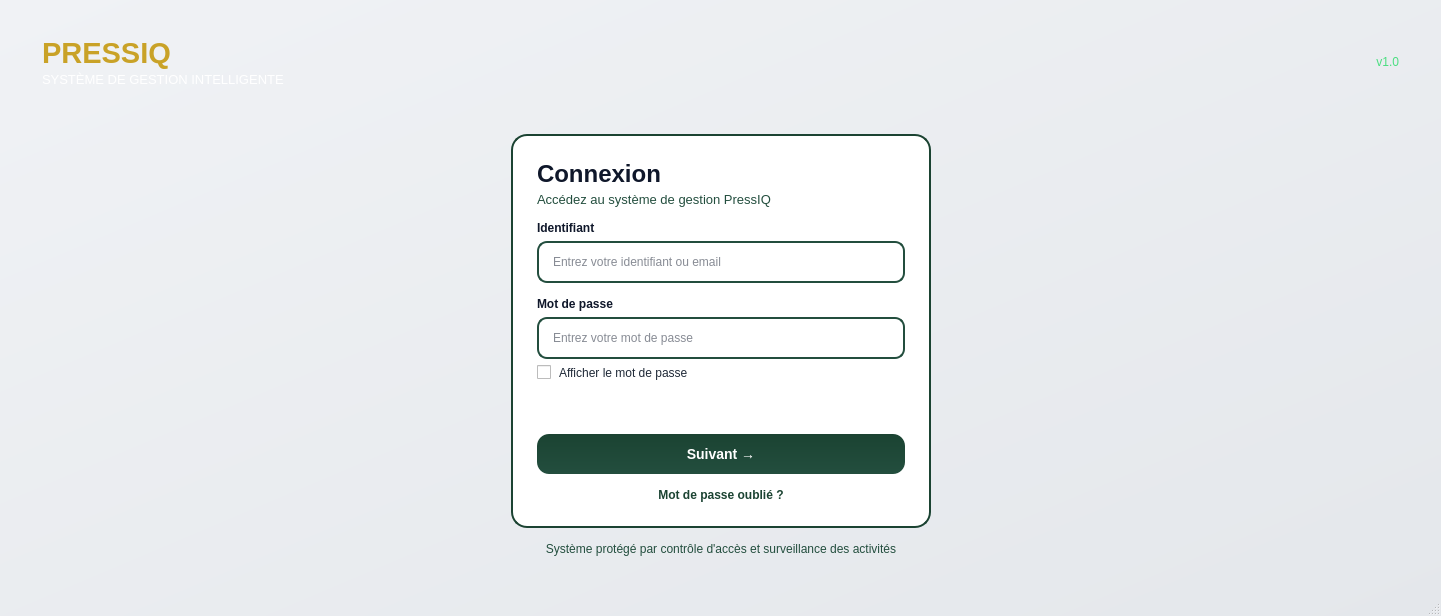
<?xml version="1.0" encoding="UTF-8"?>
<ui version="4.0">
 <class>Login</class>
 <widget class="QMainWindow" name="Login">
  <property name="geometry">
   <rect>
    <x>0</x>
    <y>0</y>
    <width>1441</width>
    <height>616</height>
   </rect>
  </property>
  <property name="minimumSize">
   <size>
    <width>720</width>
    <height>540</height>
   </size>
  </property>
  <property name="windowTitle">
   <string>PRESSIQ – Connexion Sécurisée</string>
  </property>
  <property name="styleSheet">
   <string notr="true">QMainWindow { background: qlineargradient(x1:0, y1:0, x2:1, y2:1, stop:0 #f0f2f5, stop:1 #e4e7eb); }
QLabel { color: #0f172a; }

QWidget#headerBarWidget { background: qlineargradient(x1:0, y1:0, x2:1, y2:0, stop:0 #1B4332, stop:1 #234E3E); }
QLabel#brandTitleLabel { color: #C9A227; font-weight: bold; }
QLabel#brandSubtitleLabel { color: #ffffff; }
QLabel#versionLabel { color: #4ADE80; }

QFrame#loginCardFrame { background: #ffffff; border: 2px solid #1B4332; border-radius: 16px; }
QLineEdit { border: 2px solid #234E3E; border-radius: 10px; padding: 11px 12px; background: #ffffff; color: #0f172a; }
QLineEdit:focus { border: 2px solid #C9A227; }

QPushButton#btnSuivant { background: qlineargradient(x1:0, y1:0, x2:0, y2:1, stop:0 #1B4332, stop:1 #234E3E); color: #ffffff; border: none; border-radius: 12px; padding: 12px 24px; font-weight: 600; font-size: 14px; }
QPushButton#btnSuivant:hover { background: qlineargradient(x1:0, y1:0, x2:0, y2:1, stop:0 #234E3E, stop:1 #1B4332); }
QPushButton#btnSuivant:pressed { background: #0F2A1F; }

QPushButton#forgotPasswordButton { background: transparent; color: #1B4332; border: none; font-weight: 500; }
QPushButton#forgotPasswordButton:hover { color: #C9A227; text-decoration: underline; }

QCheckBox { color: #1f2937; spacing: 8px; }
QCheckBox::indicator:checked { background: #1B4332; border: 1px solid #1B4332; }
QLabel#loginSubtitleLabel { color: #234E3E; }
QLabel#securityInfoLabel { color: #234E3E; }
QLabel#loginStatusLabel { color: #C9A227; font-weight: bold; }</string>
  </property>
  <widget class="QWidget" name="centralwidget">
   <layout class="QVBoxLayout" name="mainVerticalLayout">
    <property name="spacing">
     <number>22</number>
    </property>
    <property name="leftMargin">
     <number>24</number>
    </property>
    <property name="topMargin">
     <number>24</number>
    </property>
    <property name="rightMargin">
     <number>24</number>
    </property>
    <property name="bottomMargin">
     <number>24</number>
    </property>
    <item>
     <layout class="QHBoxLayout" name="headerHorizontalLayout">
      <property name="spacing">
       <number>12</number>
      </property>
      <property name="leftMargin">
       <number>18</number>
      </property>
      <property name="topMargin">
       <number>12</number>
      </property>
      <property name="rightMargin">
       <number>18</number>
      </property>
      <property name="bottomMargin">
       <number>12</number>
      </property>
      <item>
       <layout class="QVBoxLayout" name="brandVerticalLayout">
        <property name="spacing">
         <number>2</number>
        </property>
        <item>
         <widget class="QLabel" name="brandTitleLabel">
          <property name="font">
           <font>
            <pointsize>22</pointsize>
            <bold>true</bold>
           </font>
          </property>
          <property name="text">
           <string>PRESSIQ</string>
          </property>
         </widget>
        </item>
        <item>
         <widget class="QLabel" name="brandSubtitleLabel">
          <property name="font">
           <font>
            <pointsize>10</pointsize>
           </font>
          </property>
          <property name="text">
           <string>SYSTÈME DE GESTION INTELLIGENTE</string>
          </property>
         </widget>
        </item>
       </layout>
      </item>
      <item>
       <spacer name="headerSpacer">
        <property name="orientation">
         <enum>Qt::Orientation::Horizontal</enum>
        </property>
        <property name="sizeHint" stdset="0">
         <size>
          <width>40</width>
          <height>20</height>
         </size>
        </property>
       </spacer>
      </item>
      <item>
       <widget class="QLabel" name="versionLabel">
        <property name="font">
         <font>
          <pointsize>9</pointsize>
         </font>
        </property>
        <property name="text">
         <string>v1.0</string>
        </property>
        <property name="alignment">
         <set>Qt::AlignmentFlag::AlignRight|Qt::AlignmentFlag::AlignTrailing|Qt::AlignmentFlag::AlignVCenter</set>
        </property>
       </widget>
      </item>
     </layout>
    </item>
    <item>
     <spacer name="topContentSpacer">
      <property name="orientation">
       <enum>Qt::Orientation::Vertical</enum>
      </property>
      <property name="sizeHint" stdset="0">
       <size>
        <width>20</width>
        <height>40</height>
       </size>
      </property>
     </spacer>
    </item>
    <item>
     <layout class="QHBoxLayout" name="centerContentHorizontalLayout">
      <property name="spacing">
       <number>0</number>
      </property>
      <item>
       <spacer name="centerLeftSpacer">
        <property name="orientation">
         <enum>Qt::Orientation::Horizontal</enum>
        </property>
        <property name="sizeHint" stdset="0">
         <size>
          <width>40</width>
          <height>20</height>
         </size>
        </property>
       </spacer>
      </item>
      <item>
       <layout class="QVBoxLayout" name="centerStackVerticalLayout">
        <property name="spacing">
         <number>14</number>
        </property>
        <item>
         <widget class="QFrame" name="loginCardFrame">
          <property name="sizePolicy">
           <sizepolicy hsizetype="Fixed" vsizetype="Preferred">
            <horstretch>0</horstretch>
            <verstretch>0</verstretch>
           </sizepolicy>
          </property>
          <property name="minimumSize">
           <size>
            <width>420</width>
            <height>0</height>
           </size>
          </property>
          <property name="maximumSize">
           <size>
            <width>420</width>
            <height>16777215</height>
           </size>
          </property>
          <property name="frameShape">
           <enum>QFrame::Shape::NoFrame</enum>
          </property>
          <layout class="QVBoxLayout" name="loginCardVerticalLayout">
           <property name="spacing">
            <number>14</number>
           </property>
           <property name="leftMargin">
            <number>24</number>
           </property>
           <property name="topMargin">
            <number>24</number>
           </property>
           <property name="rightMargin">
            <number>24</number>
           </property>
           <property name="bottomMargin">
            <number>24</number>
           </property>
           <item>
            <layout class="QVBoxLayout" name="titleAreaVerticalLayout">
             <property name="spacing">
              <number>4</number>
             </property>
             <item>
              <widget class="QLabel" name="loginTitleLabel">
               <property name="font">
                <font>
                 <pointsize>18</pointsize>
                 <bold>true</bold>
                </font>
               </property>
               <property name="text">
                <string>Connexion</string>
               </property>
              </widget>
             </item>
             <item>
              <widget class="QLabel" name="loginSubtitleLabel">
               <property name="font">
                <font>
                 <pointsize>10</pointsize>
                </font>
               </property>
               <property name="text">
                <string>Accédez au système de gestion PressIQ</string>
               </property>
               <property name="wordWrap">
                <bool>true</bool>
               </property>
              </widget>
             </item>
            </layout>
           </item>
           <item>
            <layout class="QVBoxLayout" name="usernameFieldVerticalLayout">
             <property name="spacing">
              <number>6</number>
             </property>
             <item>
              <widget class="QLabel" name="usernameLabel">
               <property name="font">
                <font>
                 <pointsize>9</pointsize>
                 <bold>true</bold>
                </font>
               </property>
               <property name="text">
                <string>Identifiant</string>
               </property>
              </widget>
             </item>
             <item>
              <widget class="QLineEdit" name="usernameLineEdit">
               <property name="placeholderText">
                <string>Entrez votre identifiant ou email</string>
               </property>
              </widget>
             </item>
            </layout>
           </item>
           <item>
            <layout class="QVBoxLayout" name="passwordFieldVerticalLayout">
             <property name="spacing">
              <number>6</number>
             </property>
             <item>
              <widget class="QLabel" name="passwordLabel">
               <property name="font">
                <font>
                 <pointsize>9</pointsize>
                 <bold>true</bold>
                </font>
               </property>
               <property name="text">
                <string>Mot de passe</string>
               </property>
              </widget>
             </item>
             <item>
              <widget class="QLineEdit" name="passwordLineEdit">
               <property name="echoMode">
                <enum>QLineEdit::EchoMode::Password</enum>
               </property>
               <property name="placeholderText">
                <string>Entrez votre mot de passe</string>
               </property>
              </widget>
             </item>
             <item>
              <widget class="QCheckBox" name="showPasswordCheckBox">
               <property name="text">
                <string>Afficher le mot de passe</string>
               </property>
              </widget>
             </item>
             <item>
              <widget class="QLabel" name="loginStatusLabel">
               <property name="visible">
                <bool>false</bool>
               </property>
               <property name="text">
                <string/>
               </property>
               <property name="wordWrap">
                <bool>true</bool>
               </property>
              </widget>
             </item>
            </layout>
           </item>
           <item>
            <layout class="QHBoxLayout" name="optionsHorizontalLayout">
             <property name="spacing">
              <number>12</number>
             </property>
             <item>
              <spacer name="optionsSpacer">
               <property name="orientation">
                <enum>Qt::Orientation::Horizontal</enum>
               </property>
               <property name="sizeHint" stdset="0">
                <size>
                 <width>40</width>
                 <height>20</height>
                </size>
               </property>
              </spacer>
             </item>
            </layout>
           </item>
           <item>
            <widget class="QPushButton" name="btnSuivant">
             <property name="minimumSize">
              <size>
               <width>0</width>
               <height>40</height>
              </size>
             </property>
             <property name="text">
              <string>Suivant →</string>
             </property>
            </widget>
           </item>
           <item>
            <widget class="QPushButton" name="forgotPasswordButton">
             <property name="font">
              <font>
               <pointsize>9</pointsize>
              </font>
             </property>
             <property name="text">
              <string>Mot de passe oublié ?</string>
             </property>
             <property name="flat">
              <bool>true</bool>
             </property>
            </widget>
           </item>
          </layout>
         </widget>
        </item>
        <item>
         <widget class="QLabel" name="securityInfoLabel">
          <property name="font">
           <font>
            <pointsize>9</pointsize>
           </font>
          </property>
          <property name="text">
           <string>Système protégé par contrôle d'accès et surveillance des activités</string>
          </property>
          <property name="alignment">
           <set>Qt::AlignmentFlag::AlignHCenter</set>
          </property>
          <property name="wordWrap">
           <bool>true</bool>
          </property>
         </widget>
        </item>
       </layout>
      </item>
      <item>
       <spacer name="centerRightSpacer">
        <property name="orientation">
         <enum>Qt::Orientation::Horizontal</enum>
        </property>
        <property name="sizeHint" stdset="0">
         <size>
          <width>40</width>
          <height>20</height>
         </size>
        </property>
       </spacer>
      </item>
     </layout>
    </item>
    <item>
     <spacer name="bottomContentSpacer">
      <property name="orientation">
       <enum>Qt::Orientation::Vertical</enum>
      </property>
      <property name="sizeHint" stdset="0">
       <size>
        <width>20</width>
        <height>40</height>
       </size>
      </property>
     </spacer>
    </item>
   </layout>
  </widget>
  <widget class="QStatusBar" name="statusbar"/>
 </widget>
 <resources/>
 <connections/>
</ui>
